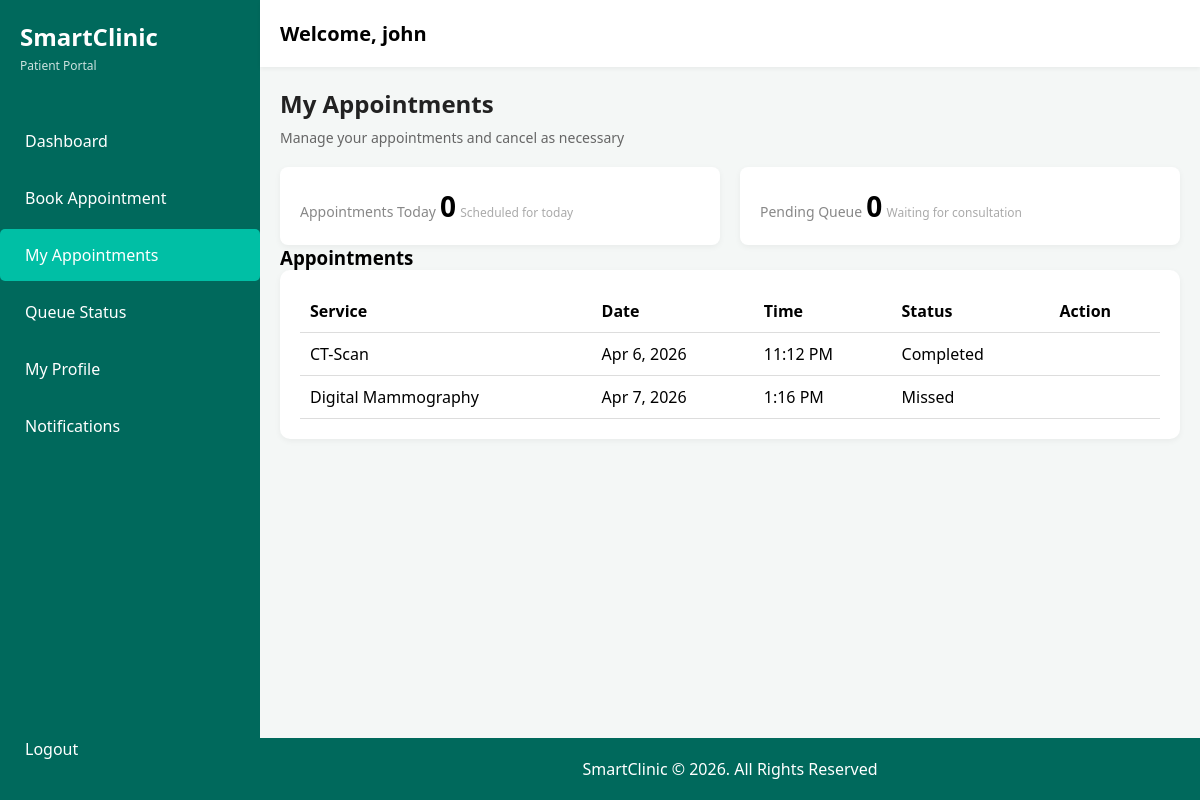
The app's page /patients/my_appointments.php (signed in), older data.
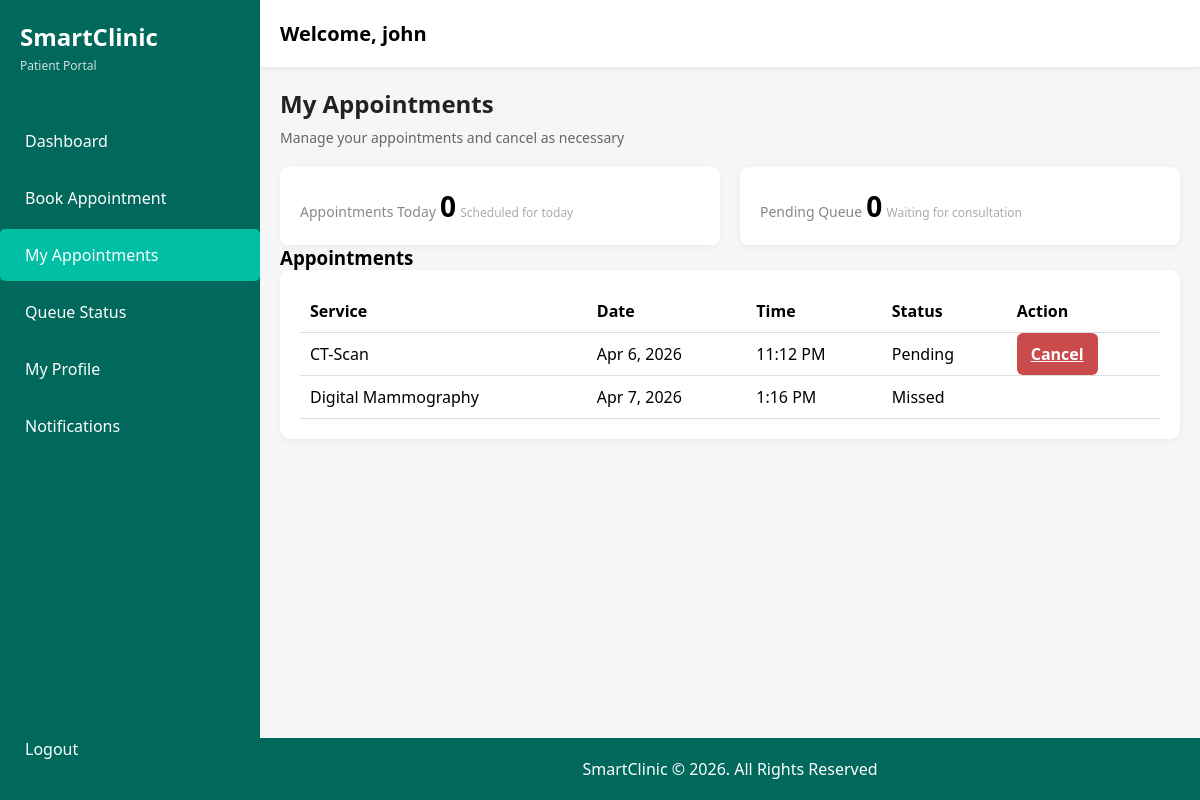
The same page, newer data.
### tables this page shows
CREATE TABLE `appointments` (
  `appointment_id` int(11) UNSIGNED NOT NULL COMMENT 'PK for appointments',
  `patient_id` int(11) UNSIGNED NOT NULL COMMENT 'FK users',
  `service_id` int(11) UNSIGNED NOT NULL COMMENT 'FK services',
  `appointment_date` date NOT NULL COMMENT 'Date of the appointment',
  `appointment_time` time NOT NULL COMMENT 'Time of the appointment',
  `status` enum('pending','confirmed','ongoing','completed','missed','cancelled') NOT NULL DEFAULT 'pending' COMMENT 'Current appointment status',
  `created_at` timestamp NOT NULL DEFAULT current_timestamp() COMMENT 'Creation date'
);

CREATE TABLE `services` (
  `service_id` int(11) UNSIGNED NOT NULL COMMENT 'PK for services',
  `service_name` varchar(100) NOT NULL COMMENT 'Name of the clinic service',
  `description` text DEFAULT NULL COMMENT 'Description of service',
  `estimated_duration` int(11) UNSIGNED NOT NULL DEFAULT 30 COMMENT 'Estimated duration in minutes'
);

### patients/my_appointments.php (the view, shortened to what the changed rows need)
<?php
require_once '../config/database.php';
$user_id = $_SESSION['user_id'];
$query = "SELECT first_name, last_name FROM users WHERE user_id = $user_id";
$result = mysqli_query($conn, $query);
$user = mysqli_fetch_assoc($result);
?>
<!DOCTYPE html>
<html lang="en">
<head>
    <link rel="stylesheet" href="../assets/css/styles.css">
</head>
<body>
<div class="app-container">
    <aside class="sidebar">
        <div class="logo">
            <h1>SmartClinic</h1>
        </div>
    </aside>
    <main class="main-content">
        <header class="top-bar">
            <h2>Welcome, <?= htmlspecialchars($user['first_name']); ?></h2>
        </header>
        <section class="dashboard">
            <div class="content-card">
                <table class="styled-table">
                    <thead>
                        <tr>
                            <th>Service</th>
                            <th>Date</th>
                            <th>Time</th>
                            <th>Status</th>
                            <th>Action</th>
                        </tr>
                    </thead>
                    <tbody>
                        <?php
                        $appointments_query = "SELECT appointment_id, appointment_date, appointment_time, service_id, status FROM appointments WHERE patient_id = $user_id ORDER BY appointment_date, appointment_time";
                        $appointments_result = mysqli_query($conn, $appointments_query);
                        while ($appointment = mysqli_fetch_assoc($appointments_result)) {
                            $service_query = "SELECT service_name FROM services WHERE service_id = " . $appointment['service_id'];
                            $service_result = mysqli_query($conn, $service_query);
                            $service = mysqli_fetch_assoc($service_result);
                        ?>
                        <tr>
                            <td><?= htmlspecialchars($service['service_name']) ?></td>
                            <td><?= date('M j, Y', strtotime($appointment['appointment_date'])) ?></td>
                            <td><?= date('g:i A', strtotime($appointment['appointment_time'])) ?></td>
                            <td>
                                <span class="badge <?= match($appointment['status']) {
                                    'pending'   => 'bg-warning',
                                    'confirmed' => 'bg-primary',
                                    'ongoing'   => 'bg-info',
                                    'completed' => 'bg-success',
                                    'cancelled' => 'bg-secondary',
                                    'missed'    => 'bg-danger',
                                    default     => 'bg-secondary'
                                } ?>">
                                    <?= ucfirst($appointment['status']) ?>
                                </span>
                            </td>
                            <td>
                                <?php if ($appointment['status'] === 'pending'): ?>
                                    <a href="?cancel_appointment_id=<?= $appointment['appointment_id'] ?>" class="action-btn danger-btn">Cancel</a>
                                <?php endif; ?>
                            </td>
                        </tr>
                        <?php } ?>
                    </tbody>
                </table>
            </div>
        </section>
    </main>
</div>
</body>
</html>

Row changes from the older to the newer data that the page shows:
changed appointments "11:12 PM": status "Completed" → "Pending"; now shows "Cancel"
